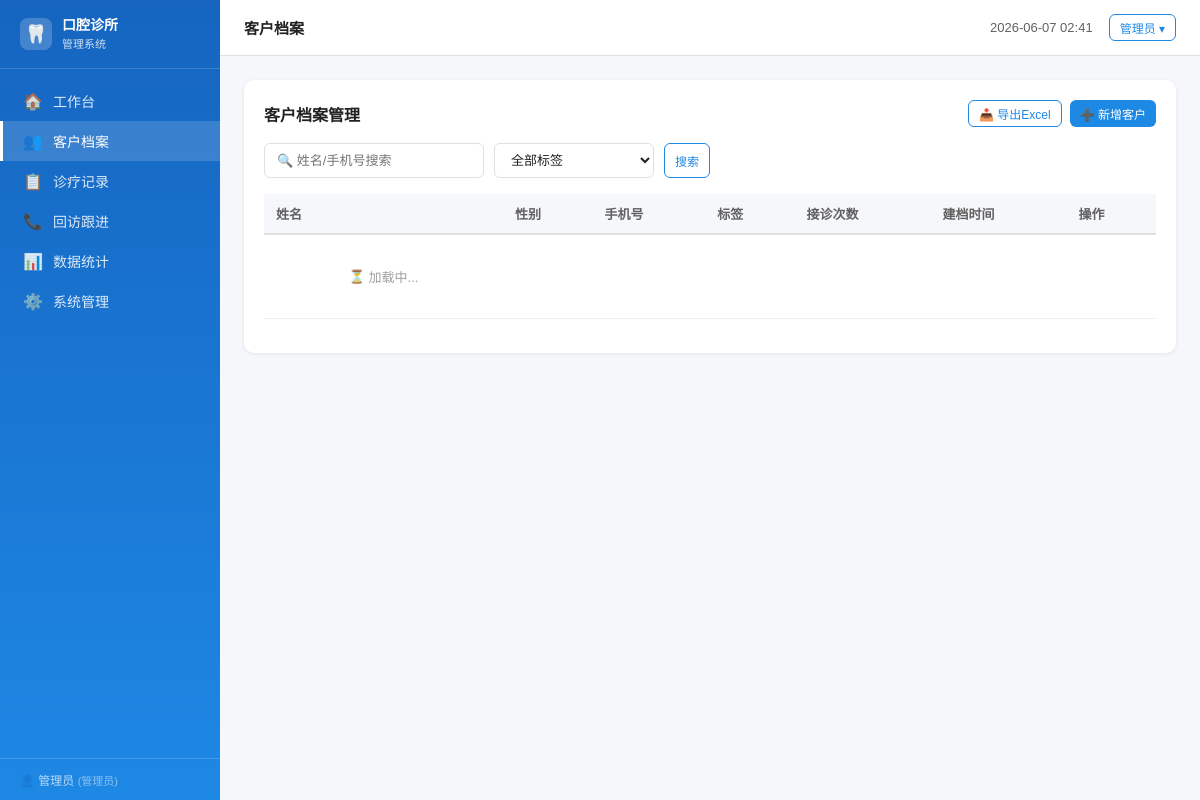
The page /customers (signed in) on the database its author committed.
### tables this page shows
CREATE TABLE clinic_settings (
        key TEXT PRIMARY KEY,
        value TEXT
    );

CREATE TABLE users (
        id INTEGER PRIMARY KEY AUTOINCREMENT,
        username TEXT UNIQUE NOT NULL,
        password_hash TEXT NOT NULL,
        real_name TEXT NOT NULL,
        role TEXT NOT NULL DEFAULT 'doctor',
        is_active INTEGER DEFAULT 1,
        created_at TEXT DEFAULT (datetime('now','localtime'))
    );

### app.py (the view)
@app.route('/customers')
@login_required
def customers():
    settings = get_clinic_settings()
    return render_template('customers.html', settings=settings, user=get_current_user())

### app.py (called while the page is built)
def get_db():
    conn = sqlite3.connect(DB_PATH)
    conn.row_factory = sqlite3.Row
    conn.execute("PRAGMA journal_mode=WAL")
    conn.execute("PRAGMA foreign_keys=ON")
    return conn

def login_required(f):
    @wraps(f)
    def decorated(*args, **kwargs):
        if 'user_id' not in session:
            return redirect(url_for('login'))
        return f(*args, **kwargs)
    return decorated

def get_current_user():
    if 'user_id' in session:
        conn = get_db()
        u = conn.execute("SELECT * FROM users WHERE id=?", (session['user_id'],)).fetchone()
        conn.close()
        return u
    return None

def get_clinic_settings():
    conn = get_db()
    rows = conn.execute("SELECT key,value FROM clinic_settings").fetchall()
    conn.close()
    return {r['key']: r['value'] for r in rows}

### templates/customers.html (shortened to what this page needs)
{% extends 'base.html' %}
{% block page_title %}客户档案{% endblock %}
{% block content %}
<div class="card">
  <div class="card-header">
    <h2>客户档案管理</h2>
    <div style="display:flex;gap:8px">
      <a href="/api/customers/export" class="btn btn-sm btn-outline">📥 导出Excel</a>
      <button class="btn btn-sm btn-primary" onclick="openNewCustomer()">➕ 新增客户</button>
    </div>
  </div>
  <div class="search-bar">
    <input type="text" id="search-q" class="form-control" placeholder="🔍 姓名/手机号搜索" oninput="debounceSearch()">
    <select id="search-tag" class="form-select" style="max-width:160px" onchange="loadCustomers()">
      <option value="">全部标签</option>
    </select>
    <button class="btn btn-outline btn-sm" onclick="loadCustomers()">搜索</button>
  </div>
  <div class="table-wrap">
    <table>
      <thead>
        <tr>
          <th>姓名</th><th>性别</th><th>手机号</th><th>标签</th>
          <th>接诊次数</th><th>建档时间</th><th>操作</th>
        </tr>
      </thead>
      <tbody id="customer-tbody">
        <tr><td colspan="7" class="loading"><span class="spin">⏳</span>&nbsp;加载中...</td></tr>
      </tbody>
    </table>
  </div>
</div>
{% endblock %}

### templates/base.html (shortened to what this page needs)
<!DOCTYPE html>
<html lang="zh-CN">
<head>
</head>
<body>
<div class="layout">
  <aside class="sidebar" id="sidebar">
    <div class="sidebar-brand">
      <div class="logo">🦷</div>
      <h1>{{ settings.get('clinic_name','口腔诊所') }}<br><small style="font-size:11px;font-weight:400;opacity:.8">管理系统</small></h1>
    </div>
    <nav class="sidebar-nav">
      <a href="{{ url_for('index') }}" class="{% if request.endpoint=='index' %}active{% endif %}">
        <span>🏠</span> 工作台
      </a>
      <a href="{{ url_for('customers') }}" class="{% if request.endpoint in ['customers','customer_detail'] %}active{% endif %}">
        <span>👥</span> 客户档案
      </a>
      <a href="{{ url_for('treatments') }}" class="{% if request.endpoint in ['treatments','treatment_detail'] %}active{% endif %}">
        <span>📋</span> 诊疗记录
      </a>
      <a href="{{ url_for('followups') }}" class="{% if request.endpoint=='followups' %}active{% endif %}">
        <span>📞</span> 回访跟进
      </a>
      <a href="{{ url_for('statistics') }}" class="{% if request.endpoint=='statistics' %}active{% endif %}">
        <span>📊</span> 数据统计
      </a>
      {% if user and user.role=='admin' %}
      <a href="{{ url_for('system') }}" class="{% if request.endpoint=='system' %}active{% endif %}">
        <span>⚙️</span> 系统管理
      </a>
      {% endif %}
    </nav>
    <div class="sidebar-footer">
      👤 {{ user.real_name if user else '' }}
      <span style="font-size:11px;opacity:.7">({{ '管理员' if user and user.role=='admin' else '医生' }})</span>
    </div>
  </aside>
  <div class="main">
    <header class="header">
      <div class="header-left">
        <span style="font-size:15px;font-weight:600;color:var(--text)">{% block page_title %}{% endblock %}</span>
      </div>
      <div class="header-right">
        <span style="font-size:13px;color:var(--text2)" id="clock"></span>
        <div style="position:relative">
          <button class="btn btn-sm btn-outline" onclick="toggleUserMenu()">{{ user.real_name if user else '' }} ▾</button>
        </div>
      </div>
    </header>
    <main class="content">
      {% block content %}{% endblock %}
    </main>
  </div>
</div>
</body>
</html>

### templates/base.html (style rules this page uses)
:root { --primary:#1E88E5;--primary-dark:#1565C0;--primary-light:#E3F2FD; --success:#43A047;--warning:#FB8C00;--danger:#E53935;--info:#00ACC1; --bg:#F5F7FA;--card:#FFF;--border:#E0E0E0;--text:#212121;--text2:#616161;--text3:#9E9E9E; --sidebar-w:220px;--header-h:56px; }
* { box-sizing:border-box;margin:0;padding:0 }
body { font-family:'PingFang SC','Microsoft YaHei',sans-serif;background:var(--bg);color:var(--text);font-size:14px }
a { color:var(--primary);text-decoration:none }
.layout { display:flex;min-height:100vh }
.sidebar { width:var(--sidebar-w);background:linear-gradient(180deg,#1565C0 0%,#1E88E5 100%); color:#fff;display:flex;flex-direction:column;position:fixed;top:0;left:0;bottom:0;z-index:100; transition:transform .3s }
.sidebar-brand { padding:16px 20px;border-bottom:1px solid rgba(255,255,255,.15); display:flex;align-items:center;gap:10px }
.sidebar-brand .logo { width:32px;height:32px;background:rgba(255,255,255,.2); border-radius:8px;display:flex;align-items:center;justify-content:center;font-size:18px }
.sidebar-brand h1 { font-size:14px;font-weight:700;line-height:1.3;color:#fff }
.sidebar-nav { flex:1;overflow-y:auto;padding:12px 0 }
.sidebar-nav a { display:flex;align-items:center;gap:10px;padding:10px 20px; color:rgba(255,255,255,.85);transition:all .2s;border-left:3px solid transparent }
.sidebar-nav a:hover,.sidebar-nav a.active { background:rgba(255,255,255,.15); color:#fff;border-left-color:#fff }
.sidebar-nav a span { font-size:16px }
.sidebar-footer { padding:12px 20px;border-top:1px solid rgba(255,255,255,.15);font-size:12px;color:rgba(255,255,255,.7) }
.main { margin-left:var(--sidebar-w);flex:1;display:flex;flex-direction:column;min-height:100vh }
.header { height:var(--header-h);background:#fff;border-bottom:1px solid var(--border); display:flex;align-items:center;justify-content:space-between;padding:0 24px; position:sticky;top:0;z-index:50 }
.header-left { display:flex;align-items:center;gap:12px }
.header-right { display:flex;align-items:center;gap:16px }
.content { flex:1;padding:24px }
.card { background:#fff;border-radius:10px;box-shadow:0 1px 4px rgba(0,0,0,.08);padding:20px;margin-bottom:20px }
.card-header { display:flex;align-items:center;justify-content:space-between;margin-bottom:16px }
.card-header h2 { font-size:16px;font-weight:600 }
.btn { display:inline-flex;align-items:center;gap:6px;padding:7px 16px;border-radius:6px; border:none;cursor:pointer;font-size:13px;font-weight:500;transition:all .2s;white-space:nowrap }
.btn-primary { background:var(--primary);color:#fff }
.btn-outline { background:#fff;color:var(--primary);border:1px solid var(--primary) }
.btn-sm { padding:4px 10px;font-size:12px }
.form-control,.form-select { width:100%;padding:8px 12px;border:1px solid var(--border); border-radius:6px;font-size:13px;color:var(--text);background:#fff;outline:none;transition:border .2s; font-family:inherit }
.table-wrap { overflow-x:auto }
table { width:100%;border-collapse:collapse }
table th,table td { padding:10px 12px;text-align:left;font-size:13px;white-space:nowrap }
table thead th { background:#F5F7FA;color:var(--text2);font-weight:600;border-bottom:2px solid var(--border) }
table tbody tr { border-bottom:1px solid #F0F0F0;transition:background .2s }
.search-bar { display:flex;gap:10px;flex-wrap:wrap;margin-bottom:16px }
.search-bar .form-control { max-width:220px }
.loading { display:flex;align-items:center;justify-content:center;padding:32px;color:var(--text3) }
.spin { animation:spin 1s linear infinite;display:inline-block }

### rows shown on the page
clinic_settings: get "口腔诊所"
users: real_name "管理员", role "管理员"
